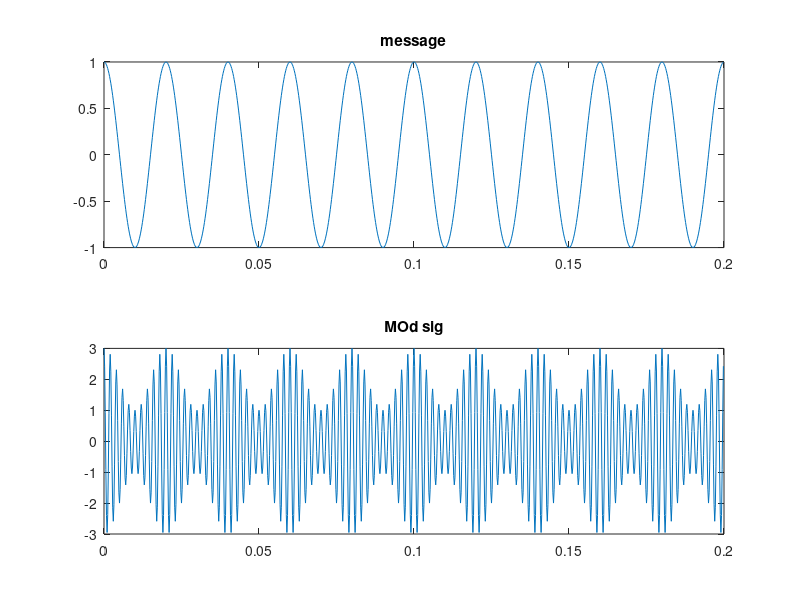
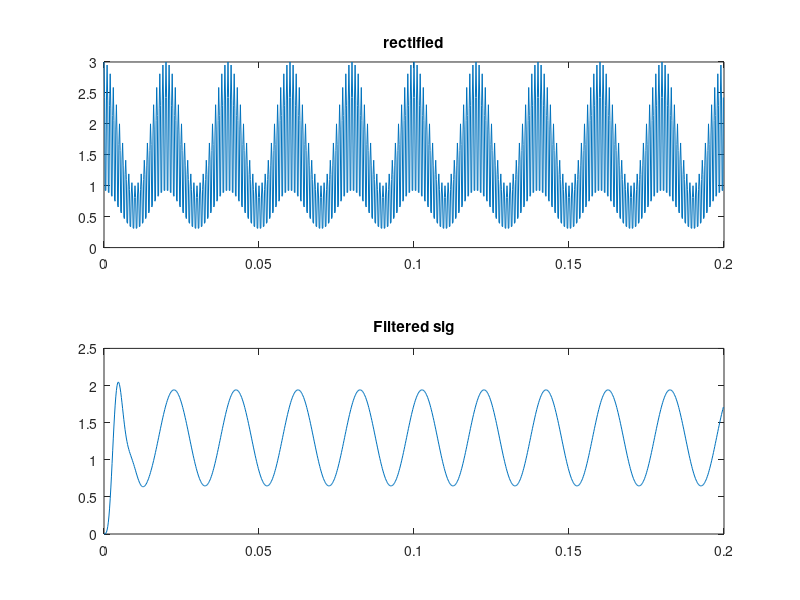

The MATLAB source for these figures, in order:
clear all;
clc;
close all;

fs=5000;
n=1000;
t=(0:1/fs:(n-1)/fs);

fm=50;
am=1;

M_sig=am*cos(2*pi*fm.*t);


fc=500;
ac=2;
mu=0.5;
mod_sig=ac*(1+mu*(M_sig/am)).*cos(2*pi*fc.*t);

figure;
subplot(2,1,1);
plot(t,M_sig);
title("message");

subplot(2,1,2);
plot(t,mod_sig);
title("MOd sig");

rec_sig=abs(mod_sig);

figure;

subplot(2,1,1);
plot(t,rec_sig);
title("rectified");



fcut=200;
order=5;
mq=fs/2;
norm=fcut/mq;
[b,a]=butter(order,norm,'low');
filter_sig=filter(b,a,rec_sig);


subplot(2,1,2);
plot(t,filter_sig);
title("Filtered sig");